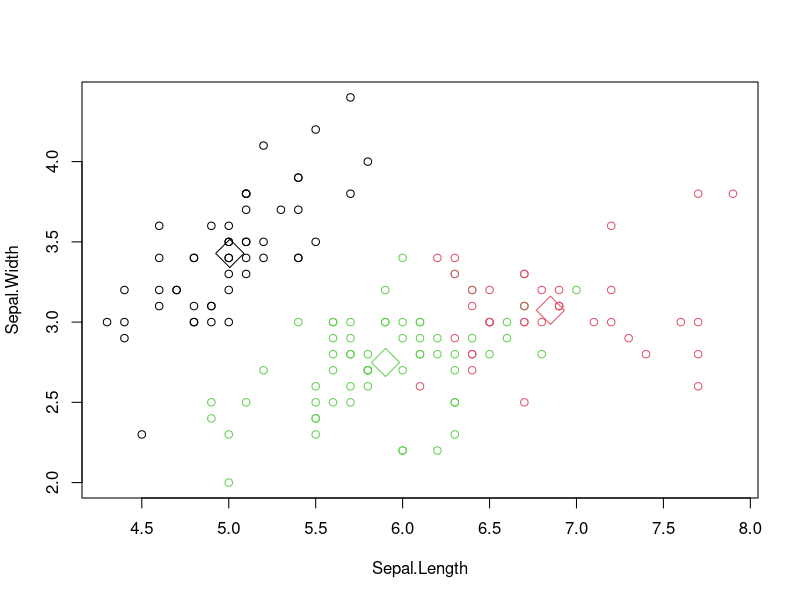

Generate this figure with R: (Note: this script raises an error after producing the figure.)
## ---- chunk 1
library(cluster)
setwd(getwd())
## ---- chunk 2
rm(list = ls())

data(iris)

names(iris)

x <- iris[, 1:4]
y <- iris$Species

# Scale the data
scaled_x <- scale(x)

kc <- kmeans(x, 3)

kc
## ---- chunk 3
table(y, kc$cluster)
plot(x[c("Sepal.Length", "Sepal.Width")], col = kc$cluster)
points(kc$centers[, c("Sepal.Length", "Sepal.Width")], col = 1:3, pch = 23, cex = 3)
## ---- chunk 4
#  "I", "i", "C", "c", "P", "p", "M", "m", is the tooth pattern, the 
#  number of top incisors, bottom incisors, top canines, bottom canines, 
#  top premolars, bottom premolars, top molars, and bottom molars.
setwd("/media/eric/Data/IIT/CS422/cs422_hw/assignment8-Xingli-Li")
a <- read.csv("file19.csv", encoding = 'UTF-8')

## ---- chunk 5



## ---- chunk 6

## ---- chunk 7

## ---- chunk 8

## ---- chunk 9


## ---- chunk 10

## ---- chunk 11

## ---- chunk 12

## ---- chunk 13



